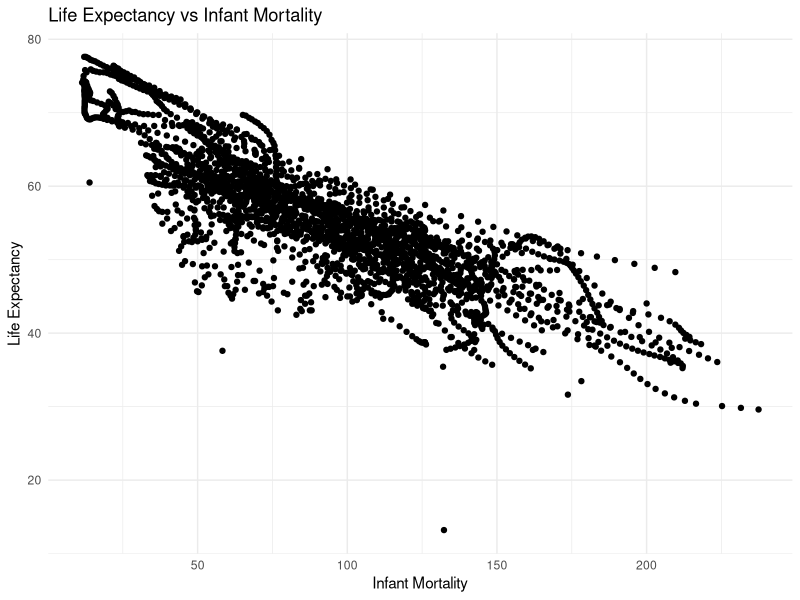
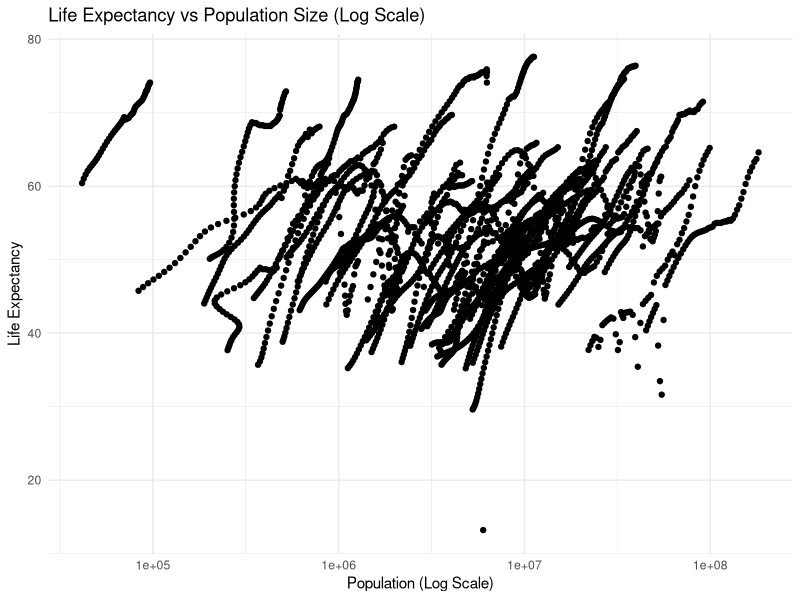
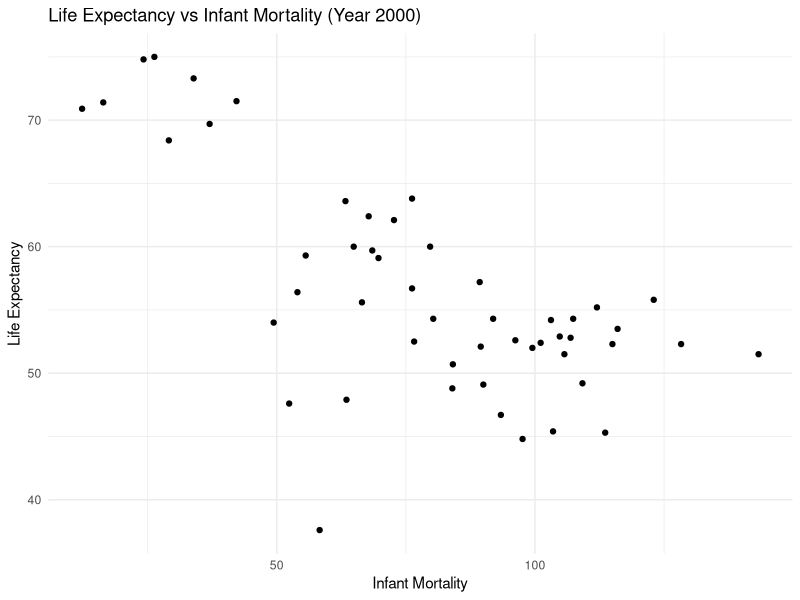
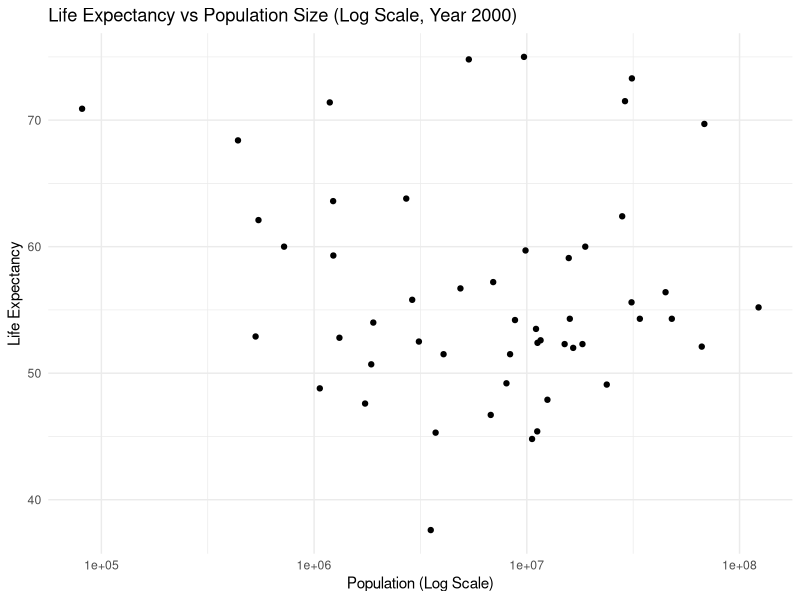
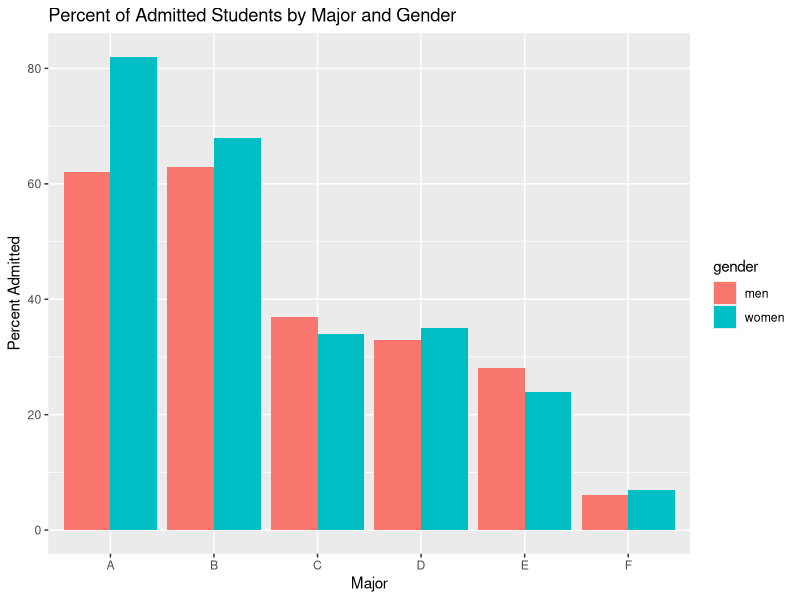
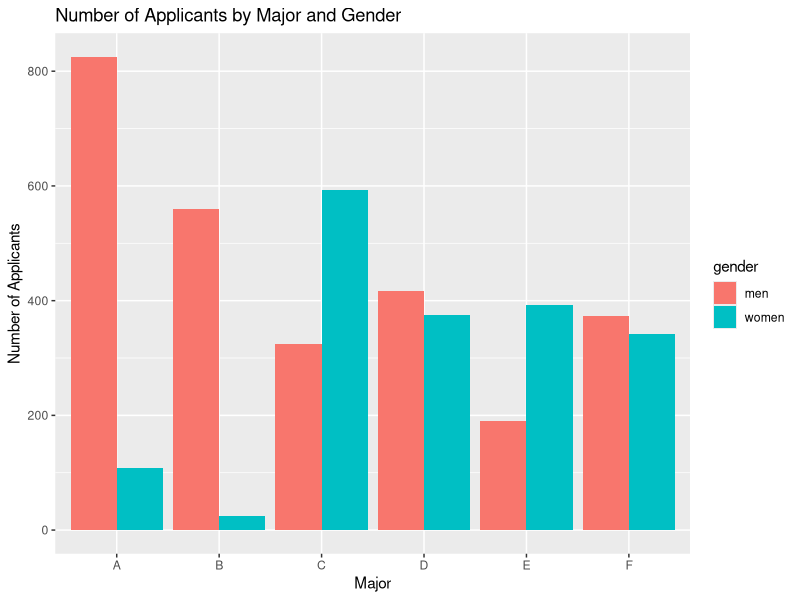
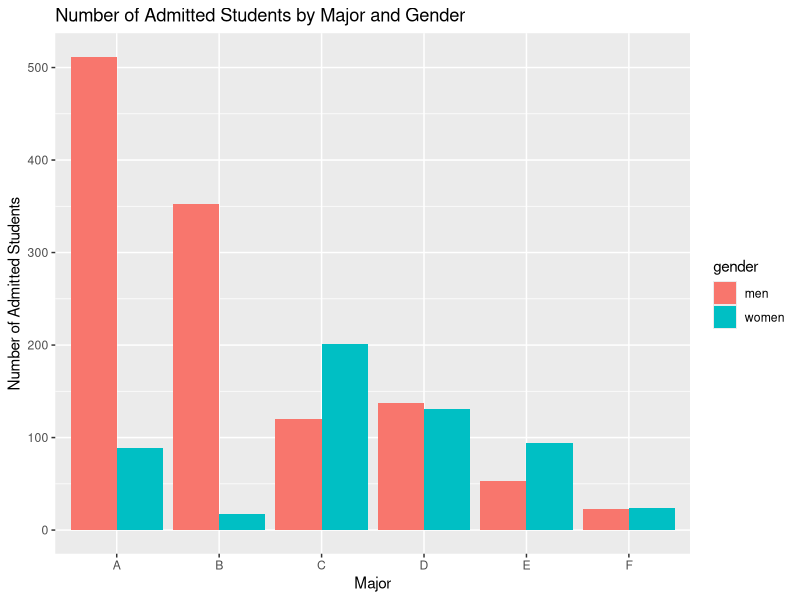

Here is the R script that generated these plots, in order:
## ---- chunk 1
#loading packages
library("dslabs")
library("dplyr")
library("ggplot2")

#help file for gapminder data
help(gapminder)
## ---- chunk 2
#get an overview of data structure
str(gapminder)
## ---- chunk 3
#get a summary of data
summary(gapminder)
## ---- chunk 4
#determine the type of object gapminder is
class(gapminder)
## ---- chunk 5
# Assigning only the African countries to a new object/variable called africadata
africadata <- gapminder %>% filter(continent == "Africa")
## ---- chunk 6
#get an overview of africadata
str(africadata)
## ---- chunk 7
# Summary of the new object africadata
summary(africadata)
## ---- chunk 8
# Creating a new object containing 'infant_mortality' and 'life_expectancy'
infant_mortality_life_expectancy <- africadata %>% select(infant_mortality, life_expectancy)

# Display the structure of the 'infant_mortality_life_expectancy' object
str(infant_mortality_life_expectancy)

# Display the summary of the 'infant_mortality_life_expectancy' object
summary(infant_mortality_life_expectancy)
## ---- chunk 9
# Creating a new object containing 'population' and 'life_expectancy'
population_life_expectancy <- africadata %>% select(population, life_expectancy)

# Display the structure of the 'population_life_expectancy' object
str(population_life_expectancy)

# Display the summary of the 'population_life' object
summary(population_life_expectancy)
## ---- chunk 10
# Creating the plot for life expectancy as a function of infant mortality
ggplot(data = infant_mortality_life_expectancy, aes(x = infant_mortality, y = life_expectancy)) +
  geom_point() +
  labs(title = "Life Expectancy vs Infant Mortality",
       x = "Infant Mortality",
       y = "Life Expectancy") +
  theme_minimal()
## ---- chunk 11
# Creating the plot for life expectancy as a function of population size with x-axis log scale
ggplot(data = population_life_expectancy, aes(x = population, y = life_expectancy)) +
  geom_point() +
  scale_x_log10() +
  labs(title = "Life Expectancy vs Population Size (Log Scale)",
       x = "Population (Log Scale)",
       y = "Life Expectancy") +
  theme_minimal()
## ---- chunk 12
# Looking for years with missing data for infant mortality
years_missing_infant_mortality <- africadata %>%
  filter(is.na(infant_mortality)) %>%
  group_by(year) %>%
  summarise(missing_count = n())

# Display the years with missing data for infant mortality
print(years_missing_infant_mortality)
## ---- chunk 13
# Extracting data for the year 2000
africadata_year2000 <- africadata %>% filter(year == 2000)

# Display the structure of the new object
str(africadata_year2000)
## ---- chunk 14
# Display the summary of the new object
summary(africadata_year2000)
## ---- chunk 15
# Creating the plot for life expectancy as a function of infant mortality for the year 2000
ggplot(data = africadata_year2000, aes(x = infant_mortality, y = life_expectancy)) +
  geom_point() +
  labs(title = "Life Expectancy vs Infant Mortality (Year 2000)",
       x = "Infant Mortality",
       y = "Life Expectancy") +
  theme_minimal()
## ---- chunk 16
# Create the plot for life expectancy as a function of population size for the year 2000 with x-axis log scale
ggplot(data = africadata_year2000, aes(x = population, y = life_expectancy)) +
  geom_point() +
  scale_x_log10() +
  labs(title = "Life Expectancy vs Population Size (Log Scale, Year 2000)",
       x = "Population (Log Scale)",
       y = "Life Expectancy") +
  theme_minimal()
## ---- chunk 17
# Fit a linear model with life expectancy as the outcome and infant mortality as the predictor
lm_fit1 <- lm(life_expectancy ~ infant_mortality, data = africadata_year2000)

# Display the summary of the first fit
summary(lm_fit1)

## ---- chunk 18
# Fit a linear model with life expectancy as the outcome and population size as the predictor (log scale)
lm_fit2 <- lm(life_expectancy ~ log(population), data = africadata_year2000)

# Display the summary of the second fit
summary(lm_fit2)
## ---- chunk 19
#look at help file for admissions data
help(admissions)
## ---- chunk 20
#get an overview of data structure
str(admissions)
## ---- chunk 21
#get a summary of data
summary(admissions)
## ---- chunk 22
#determine the type of object gapminder is
class(admissions)
## ---- chunk 23
# Check for missing values
missing_values <- sum(is.na(admissions))
print(paste("Number of missing values:", missing_values))

## ---- chunk 24
# Check for inconsistencies
inconsistent_data <- admissions[admissions$admitted < 0 | admissions$admitted > 100, ]
print("Inconsistent data:")
print(inconsistent_data)
## ---- chunk 25
# Bar plot of admitted vs. major
ggplot(admissions, aes(x = major, y = admitted, fill = gender)) +
  geom_bar(stat = "identity", position = "dodge") +
  labs(title = "Percent of Admitted Students by Major and Gender", x = "Major", y = "Percent Admitted")
## ---- chunk 26
# Bar plot of applicants vs. major
ggplot(admissions, aes(x = major, y = applicants, fill = gender)) +
  geom_bar(stat = "identity", position = "dodge") +
  labs(title = "Number of Applicants by Major and Gender", x = "Major", y = "Number of Applicants")
## ---- chunk 27
# Admission rate  plot
ggplot(admissions, aes(x = major, y = admitted / 100 * applicants, fill = gender)) +
  geom_bar(stat = "identity", position = "dodge") +
  labs(title = "Number of Admitted Students by Major and Gender", x = "Major", y = "Number of Admitted Students")
## ---- chunk 28
# Convert categorical variables to factors
admissions$major <- as.factor(admissions$major)
admissions$gender <- as.factor(admissions$gender)
## ---- chunk 29
# Fit linear regression model
model <- lm(admitted ~ major + gender, data = admissions)
summary(model)
